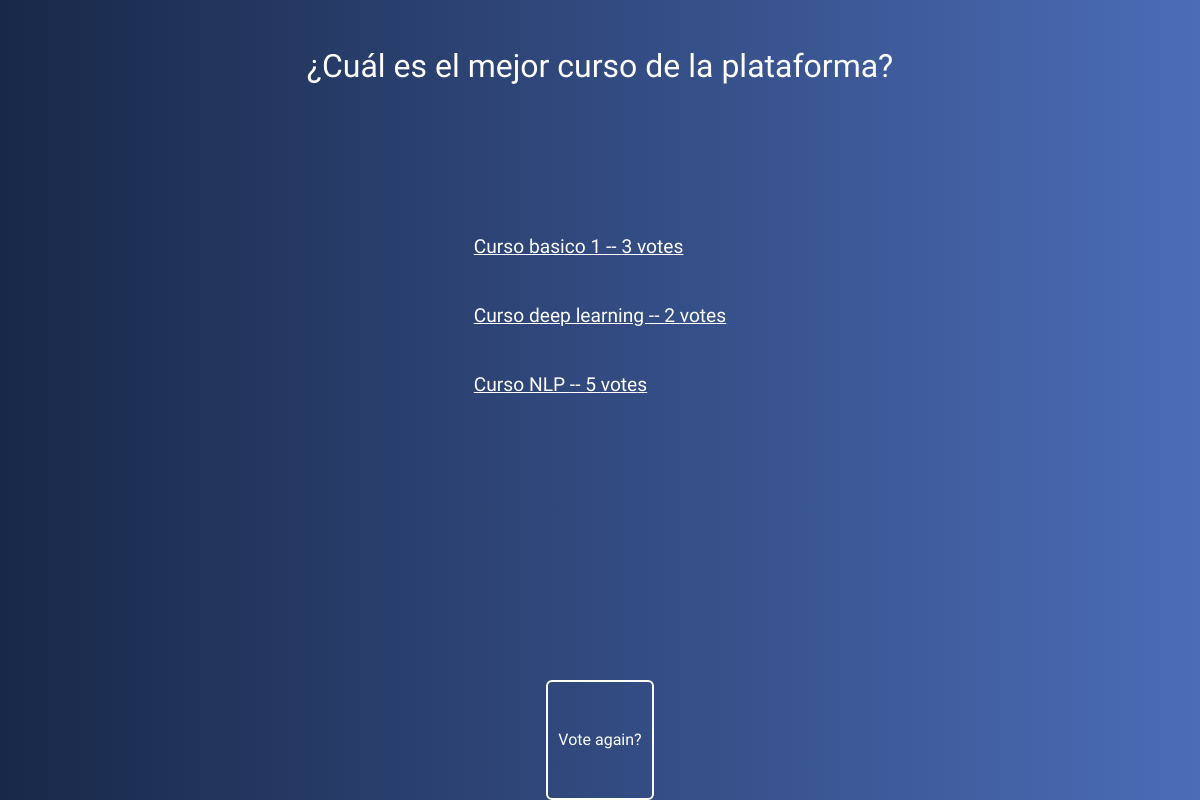
/polls/1/results/, run on an earlier commit of the app's database.
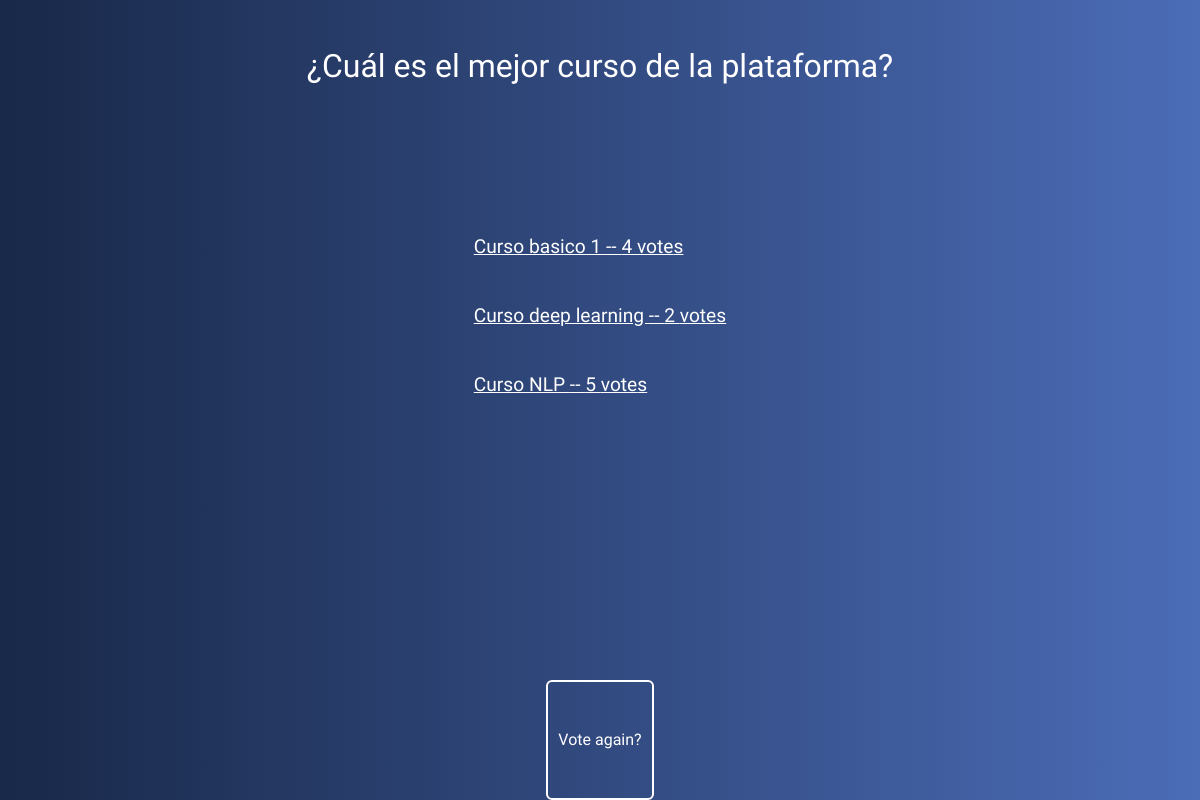
And on a later commit of the database.
### polls/models.py (models this page shows, shortened)
class Choice(models.Model):
    question = models.ForeignKey(Question, on_delete=models.CASCADE)
    choice_text = models.CharField(max_length=200)
    votes = models.IntegerField(default=0)

### polls/views.py (the view)
class ResultsView(DetailView):
    template_name = 'polls/results.html'

### polls/views.py (called while the page is built)
    def get_queryset(self):
        return Question.objects.filter(pub_date__lte=timezone.now())

### polls/templates/polls/results.html (shortened to what this page needs)
{% load static %}
<!DOCTYPE html>
<html lang="en">
  <head>
    <link rel="stylesheet" href="{% static 'polls/reset.css' %}" />
    <link rel="stylesheet" href="{% static 'polls/style.css' %}" />
    <link rel="stylesheet" href="{% static 'polls/results.css' %}" />
  </head>
  <body>
    <h1 class="h1">{{ question.question_text }}</h1>
    <ul class="choices-list">
      {% for choice in question.choice_set.all %}
      <li>
        {{ choice.choice_text }} -- {{ choice.votes }}
        vote{{choice.votes|pluralize}}
      </li>
      {% endfor %}
    </ul>
    <a href="{% url 'polls:detail' question.id %}" class="vote-again"
      >Vote again?</a
    >
  </body>
</html>

What changed in the data, as far as the page shows it:
changed Choice "Curso basico 1": votes "3" → "4"
